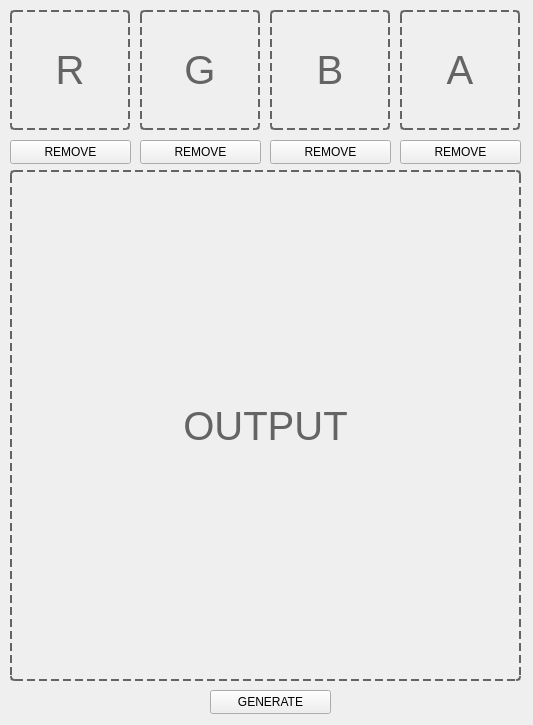
<?xml version="1.0" encoding="UTF-8"?>
<ui version="4.0">
 <class>MainWindow</class>
 <widget class="QMainWindow" name="MainWindow">
  <property name="geometry">
   <rect>
    <x>0</x>
    <y>0</y>
    <width>533</width>
    <height>725</height>
   </rect>
  </property>
  <property name="sizePolicy">
   <sizepolicy hsizetype="Fixed" vsizetype="Fixed">
    <horstretch>0</horstretch>
    <verstretch>0</verstretch>
   </sizepolicy>
  </property>
  <property name="minimumSize">
   <size>
    <width>533</width>
    <height>725</height>
   </size>
  </property>
  <property name="maximumSize">
   <size>
    <width>533</width>
    <height>725</height>
   </size>
  </property>
  <property name="windowTitle">
   <string>Channel Mixer</string>
  </property>
  <widget class="QWidget" name="centralwidget">
   <widget class="QLabelDragDrop" name="inputR">
    <property name="geometry">
     <rect>
      <x>10</x>
      <y>10</y>
      <width>120</width>
      <height>120</height>
     </rect>
    </property>
    <property name="font">
     <font>
      <pointsize>30</pointsize>
     </font>
    </property>
    <property name="acceptDrops">
     <bool>true</bool>
    </property>
    <property name="styleSheet">
     <string notr="true">border : 2px solid rgb(100, 100,100);
border-radius : 4px;
border-style: dashed;
color: rgb(100, 100,100);</string>
    </property>
    <property name="text">
     <string>R</string>
    </property>
    <property name="alignment">
     <set>Qt::AlignCenter</set>
    </property>
    <property name="textInteractionFlags">
     <set>Qt::NoTextInteraction</set>
    </property>
   </widget>
   <widget class="QLabelDragDrop" name="inputG">
    <property name="geometry">
     <rect>
      <x>140</x>
      <y>10</y>
      <width>120</width>
      <height>120</height>
     </rect>
    </property>
    <property name="font">
     <font>
      <pointsize>30</pointsize>
     </font>
    </property>
    <property name="acceptDrops">
     <bool>true</bool>
    </property>
    <property name="styleSheet">
     <string notr="true">border : 2px solid rgb(100, 100,100);
border-radius : 4px;
border-style: dashed;
color: rgb(100, 100,100);</string>
    </property>
    <property name="text">
     <string>G</string>
    </property>
    <property name="alignment">
     <set>Qt::AlignCenter</set>
    </property>
   </widget>
   <widget class="QLabelDragDrop" name="inputB">
    <property name="geometry">
     <rect>
      <x>270</x>
      <y>10</y>
      <width>120</width>
      <height>120</height>
     </rect>
    </property>
    <property name="font">
     <font>
      <pointsize>30</pointsize>
     </font>
    </property>
    <property name="acceptDrops">
     <bool>true</bool>
    </property>
    <property name="styleSheet">
     <string notr="true">border : 2px solid rgb(100, 100,100);
border-radius : 4px;
border-style: dashed;
color: rgb(100, 100,100);</string>
    </property>
    <property name="text">
     <string>B</string>
    </property>
    <property name="alignment">
     <set>Qt::AlignCenter</set>
    </property>
   </widget>
   <widget class="QLabelDragDrop" name="inputA">
    <property name="geometry">
     <rect>
      <x>400</x>
      <y>10</y>
      <width>120</width>
      <height>120</height>
     </rect>
    </property>
    <property name="font">
     <font>
      <pointsize>30</pointsize>
     </font>
    </property>
    <property name="acceptDrops">
     <bool>true</bool>
    </property>
    <property name="styleSheet">
     <string notr="true">border : 2px solid rgb(100, 100,100);
border-radius : 4px;
border-style: dashed;
color: rgb(100, 100,100);</string>
    </property>
    <property name="text">
     <string>A</string>
    </property>
    <property name="alignment">
     <set>Qt::AlignCenter</set>
    </property>
   </widget>
   <widget class="QPushButton" name="removeR">
    <property name="geometry">
     <rect>
      <x>10</x>
      <y>140</y>
      <width>121</width>
      <height>24</height>
     </rect>
    </property>
    <property name="text">
     <string>REMOVE</string>
    </property>
   </widget>
   <widget class="QPushButton" name="removeG">
    <property name="geometry">
     <rect>
      <x>140</x>
      <y>140</y>
      <width>121</width>
      <height>24</height>
     </rect>
    </property>
    <property name="text">
     <string>REMOVE</string>
    </property>
   </widget>
   <widget class="QPushButton" name="removeB">
    <property name="geometry">
     <rect>
      <x>270</x>
      <y>140</y>
      <width>121</width>
      <height>24</height>
     </rect>
    </property>
    <property name="text">
     <string>REMOVE</string>
    </property>
   </widget>
   <widget class="QPushButton" name="removeA">
    <property name="geometry">
     <rect>
      <x>400</x>
      <y>140</y>
      <width>121</width>
      <height>24</height>
     </rect>
    </property>
    <property name="text">
     <string>REMOVE</string>
    </property>
   </widget>
   <widget class="QLabel" name="output">
    <property name="geometry">
     <rect>
      <x>10</x>
      <y>170</y>
      <width>511</width>
      <height>511</height>
     </rect>
    </property>
    <property name="font">
     <font>
      <pointsize>30</pointsize>
     </font>
    </property>
    <property name="acceptDrops">
     <bool>true</bool>
    </property>
    <property name="styleSheet">
     <string notr="true">border : 2px solid rgb(100, 100,100);
border-radius : 4px;
border-style: dashed;
color: rgb(100, 100,100);</string>
    </property>
    <property name="text">
     <string>OUTPUT</string>
    </property>
    <property name="alignment">
     <set>Qt::AlignCenter</set>
    </property>
   </widget>
   <widget class="QPushButton" name="generate">
    <property name="geometry">
     <rect>
      <x>210</x>
      <y>690</y>
      <width>121</width>
      <height>24</height>
     </rect>
    </property>
    <property name="text">
     <string>GENERATE</string>
    </property>
   </widget>
  </widget>
 </widget>
 <customwidgets>
  <customwidget>
   <class>QLabelDragDrop</class>
   <extends>QLabel</extends>
   <header location="global">QLabelDragDrop/QLabelDragDrop.h</header>
  </customwidget>
 </customwidgets>
 <resources/>
 <connections/>
</ui>
